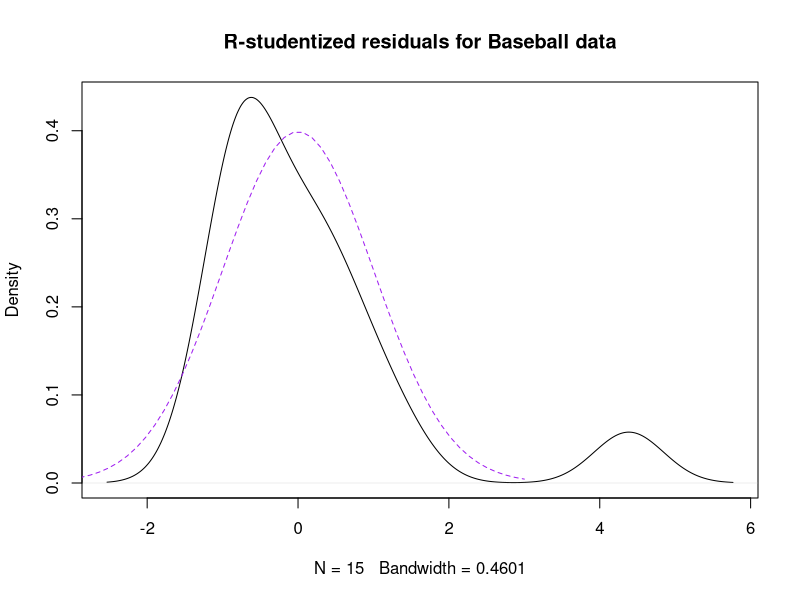
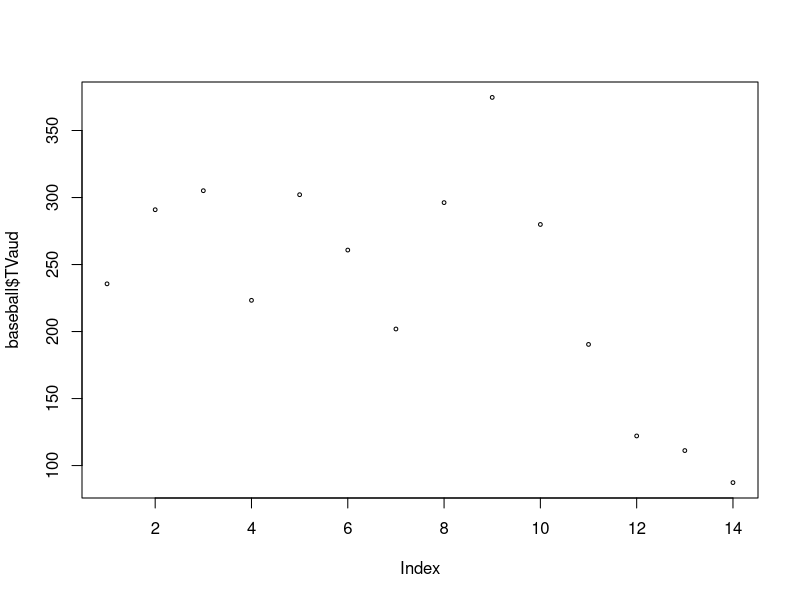
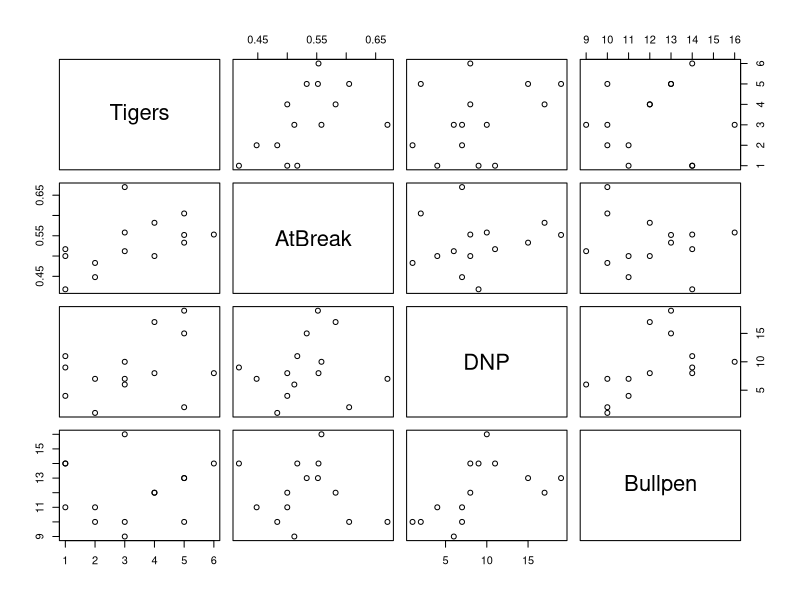
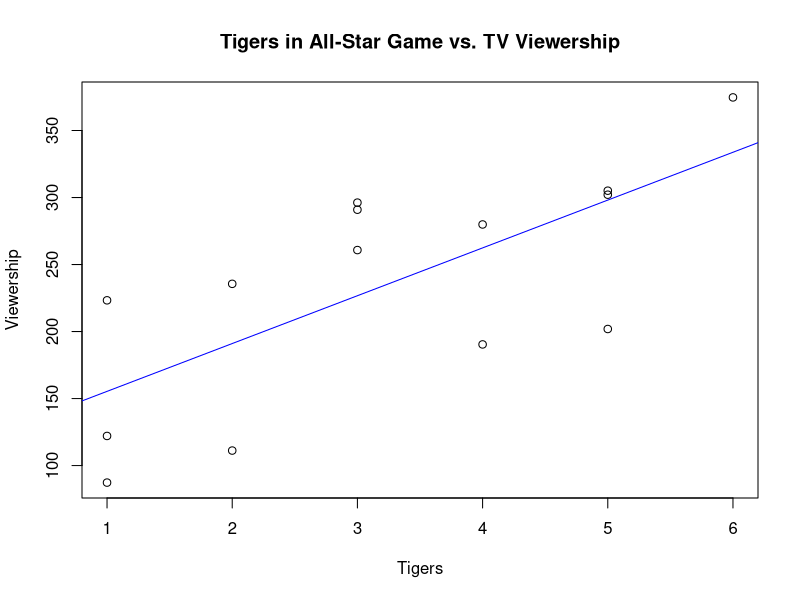
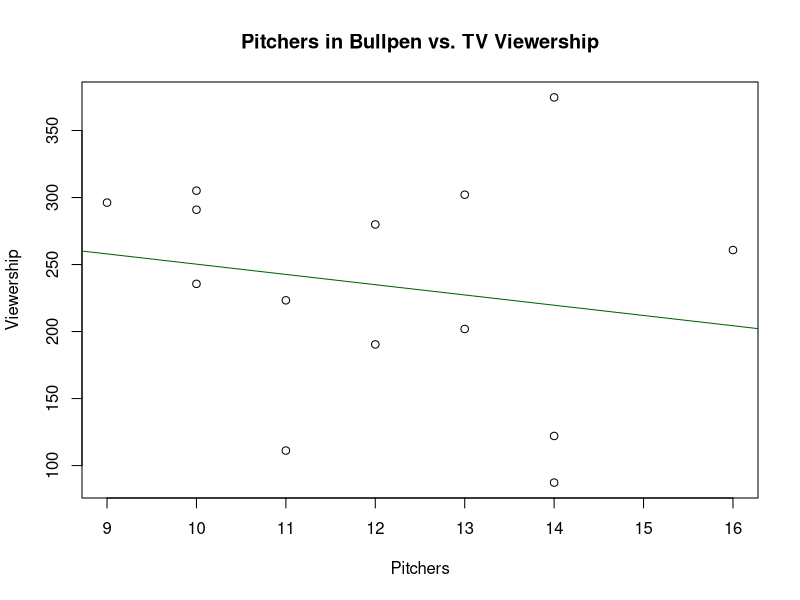

These figures' R source, in order:
#read in data
baseball <- read.table(text = "Year	TVaud	Tigers	AtBreak	DNP	Bullpen
2004	235.6	2		0.483	1	10	
2005	436.6	1		0.488	4	10
2006	290.9	3		0.670	7	10
2007	305.1	5		0.605	2	10
2008	223.3	1		0.500	4	11
2009	302.1	5		0.552	19	13
2010	260.8	3		0.558	10	16
2011	201.9	5		0.533	15	13
2012	296.2	3		0.512	6	9
2013	374.7	6		0.553	8	14
2014	279.9	4		0.582	17	12
2015	190.4	4		0.500	8	12
2016	122.1	1		0.517	11	14
2017	111.2	2		0.448	7	11
2018	87.3	1		0.418	9	14", header = TRUE)


str(baseball)

#find means of variables
summary(baseball)

#find standard deviations of variables
sd(baseball$TVaud)
sd(baseball$Tigers)
sd(baseball$AtBreak)
sd(baseball$DNP)
sd(baseball$Bullpen)

#find correlation b/w explanatory and response varieable
cor(baseball$Year, baseball$TVaud)
cor(baseball$Tigers, baseball$TVaud)
cor(baseball$AtBreak, baseball$TVaud)
cor(baseball$DNP, baseball$TVaud)
cor(baseball$Bullpen, baseball$TVaud)

#Model : TVAud = beta0 + beta1 * Tigers + beta2 * AtBreak + beta3 * DNP + beta4 * Bullpen + epsilon, 
#epsilon ~ N(0,signm^2)

baseball_out <- lm(TVaud ~ Tigers + AtBreak + DNP + Bullpen, data = baseball)

baseball_rstud <- rstudent(baseball_out)

#plot r-studentized residuals
plot(density(baseball_rstud), main = "R-studentized residuals for Baseball data")
my_z <- seq(-3, 3, length = 50)
lines(my_z, dnorm(my_z, 0, 1), col = 'purple', lty = 2)

baseball_rstud
#2005 is greater than 3, which violates rule of thumb

#Remove 2005
baseball <- baseball[-2,]

#check if removed
baseball

#re-fit model using new data (will overwrite old data)
baseball_out <- lm(TVaud ~ Tigers + AtBreak + DNP + Bullpen, data = baseball)

#new r-studentized as well
baseball_rstud <- rstudent(baseball_out)

#test if new data is normal using shapiro-wilk test
shapiro.test(baseball_rstud)
#p-value is not significant, data is normal

#Regression Data Diagnostics

#leverage: the weight an obs has in predicting itself
baseball_leverage <- lm.influence(baseball_out)$hat

baseball_leverage
#Leverage *rule of thumb*: 2*(p+1)/n
#n=num rows, p=num parameters
subset(baseball, baseball_leverage > 2 * 4 / 14)
#this gives us 2006 as a potential influential observation

#Cook's distance: change in parameter estimates with and without obs
baseball_cooks <- cooks.distance(baseball_out)

#Cook's distance *rule of thumb*: 4/(n-(p+1))
#n = num rows, p=num parameters
subset(baseball, baseball_cooks > 4 / (14 - (4)))

identify(plot(baseball$TVaud, cex=0.5))

#check for collinearity
plot(~Tigers+AtBreak+DNP+Bullpen, data=baseball)

#show model estimates after determining which observations to use
#(we only removed 2005)
summary(baseball_out)

#show confidence intervals
confint(baseball_out)

#make plot for Tiger response variable
plot(baseball$Tigers, baseball$TVaud, main = "Tigers in All-Star Game vs. TV Viewership",
     xlab = "Tigers", ylab = "Viewership")
abline(lm(baseball$TVaud~baseball$Tigers), col = "blue")

#make plot for Bullpen response variable
plot(baseball$Bullpen, baseball$TVaud, main = "Pitchers in Bullpen vs. TV Viewership",
     xlab = "Pitchers", ylab = "Viewership")
abline(lm(baseball$TVaud~baseball$Bullpen), col = "darkgreen")

#predict values if Tigers successful
successful <- predict(baseball_out, newdata=data.frame(Tigers=5,AtBreak=0.6,DNP=7,Bullpen=11),
                           type="response", se.fit=TRUE)

#calculate confidence interval
successful_L <- successful$fit - 1.96*successful$se.fit
successful_U <- successful$fit + 1.96*successful$se.fit

#predict values if Tigers tank
tanking <- predict(baseball_out, newdata=data.frame(Tigers=1,AtBreak=0.4,DNP=7,Bullpen=11),
                      type="response", se.fit=TRUE)

#calculate confidence interval
tanking_L <- tanking$fit - 1.96*tanking$se.fit
tanking_U <- tanking$fit + 1.96*tanking$se.fit

#show successful predictions
successful
successful_L
successful_U

#show tanking predictions
tanking
tanking_L
tanking_U
